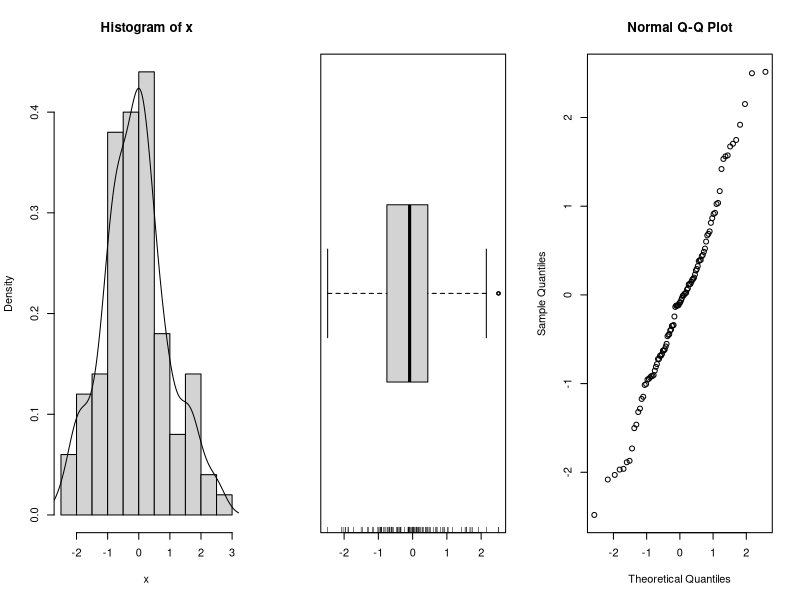

Write the R code that produced this figure.
## ---- chunk 1
today <- "Wednesday"
event.4113 <- switch(today,
                "Monday" = "lecture if week number is odd",
                "Tuesday" = "frantic revision",
                "Wednesday" = "thrilling lecture",
                "Thursday" = "frantic revision",
                "Friday" = "exciting practical")
print(paste(today, "will hold in store", event.4113))
## ---- chunk 2
data(iris3)
apply(X = iris3, MARGIN = 2, FUN = mean)
## ---- chunk 3
set.seed(221314)
df <- data.frame(replicate(6, sample(c(1:10, -99), 6, rep = TRUE)))
names(df) <- letters[1:6]
df
## ---- chunk 4
df$a[df$a == -99] <- NA
df$b[df$b == -99] <- NA
df$c[df$c == -98] <- NA
df$d[df$d == -99] <- NA
df$e[df$e == -99] <- NA
df$f[df$g == -99] <- NA
df
## ---- chunk 5
fix.missing <- function(x) {
  x[x == -99] <- NA
  return(x)
}
## ---- chunk 6
df$a <- fix.missing(df$a)
df$b <- fix.missing(df$b)
df$c <- fix.missing(df$c)
df$d <- fix.missing(df$d)
df$e <- fix.missing(df$e)
df$f <- fix.missing(df$e)
## ---- chunk 7
set.seed(221314)
df <- data.frame(replicate(6, sample(c(1:10, -99), 6, rep = TRUE)))
names(df) <- letters[1:6]
## ---- chunk 8
fix.missing(df)
## ---- chunk 9
eda <- function (x) {
  par(mfrow = c(1 ,3))
  hist(x, probability = TRUE)
  lines(density(x))
  boxplot(x, horizontal = TRUE)
  rug(x)
  qqnorm(x)
  return(summary(x))
}
## ---- chunk 10
x <- rnorm(100)
eda(x)
## ---- chunk 11
print.and.multiply <- function (x, y) {
    cat('Inside function x=', x, 'y=', y, '\n')
    return(x * y)
}
var.1 <- 10
var.2 <- 20
print.and.multiply(var.1, var.2)
## ---- chunk 12
print.and.multiply <- function (x, y) {
    cat('Inside function x=', x, 'y=', y, '\n')
    x <- x * y
    return(x)
}
var.1 <- 10
var.2 <- 20
print.and.multiply(var.1, var.2)
## ---- chunk 13
var.1
## ---- chunk 14
print.and.multiply <- function (x, y) {
    return(list(x = x, y = y, mult = x * y))
}
print.and.multiply(10,20)
